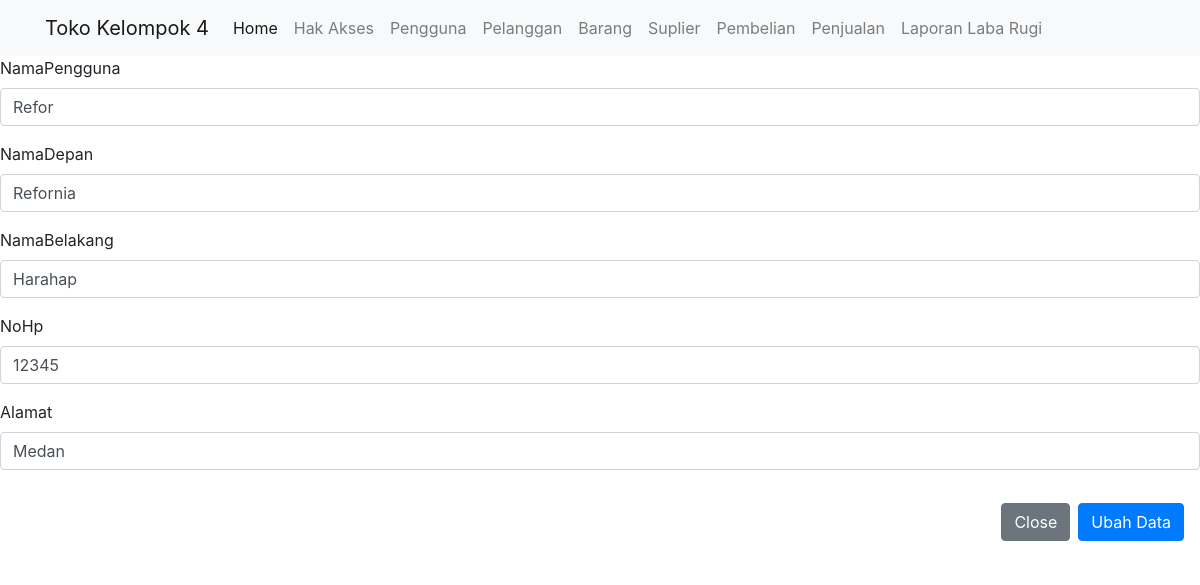
/public/pengguna/ubahDetail/1, run on the app's committed database.
### tables this page shows
CREATE TABLE `pengguna` (
  `IdPengguna` int(11) NOT NULL,
  `NamaPengguna` varchar(255) NOT NULL,
  `Password` varchar(255) DEFAULT NULL,
  `NamaDepan` varchar(255) NOT NULL,
  `NamaBelakang` varchar(255) NOT NULL,
  `NoHp` int(11) DEFAULT NULL,
  `Alamat` text DEFAULT NULL,
  `IdAkses` int(11) DEFAULT NULL
);

### app/core/Controller.php (called while the page is built, shortened)
<?php
class Controller {
    public function view($view, $data = [])
    {
        require_once '../app/views/' . $view . '.php';
    }
    public function model($model)
    {
        return new $model;
    }
}

### app/controllers/Pengguna.php (called while the page is built, shortened)
<?php
class Pengguna extends Controller {
    public function ubahDetail($id)
    {
        $data['judul'] = 'Detail Pengguna';
        $data['br'] = $this->model('Pengguna_model')->getPenggunaById($id);
        $this->view('pengguna/ubah', $data);
    }
}

### app/core/App.php (called while the page is built, shortened)
<?php
class App {
    protected $method = 'index';
    protected $params = [];
    public function __construct()
    {
        $url = $this->parseURL();
        $total=0;
        if(!empty($url)){
            $total = count($url);
        }
        if($total>0){
            if( file_exists('../app/controllers/' . $url[0] . '.php') ) {
                unset($url[0]);
            }
        }else{
            if( file_exists('../app/controllers/' . $url . '.php') ) {
                $this->controller = $url;
                unset($url);
            }
        }
        $this->controller = new $this->controller;
        if( isset($url[1]) ) {
            if( method_exists($this->controller, $url[1]) ) {
                $this->method = $url[1];
                unset($url[1]);
            }
        }
        if( !empty($url) ) {
            $this->params = array_values($url);
        }
        call_user_func_array([$this->controller, $this->method], $this->params);
    }
    public function parseURL()
    {
        if( isset($_GET['url']) ) {
            $url = rtrim($_GET['url'], '/');
            $url = filter_var($url, FILTER_SANITIZE_URL);
            $url = explode('/', $url);
            return $url;
        }
    }
}

### public/index.php (called while the page is built, shortened)
<?php
$app = new App;

### app/core/Database.php (called while the page is built, shortened)
<?php
class Database {
    private $host = DB_HOST;
    private $user = DB_USER;
    private $pass = DB_PASS;
    private $db_name = DB_NAME;
    private $dbh;
    private $stmt;
    public function __construct()
    {
        $dsn = 'mysql:host=' . $this->host . ';dbname=' . $this->db_name;
        $option = [
            PDO::ATTR_PERSISTENT => true,
            PDO::ATTR_ERRMODE => PDO::ERRMODE_EXCEPTION
        ];
        try {
            $this->dbh = new PDO($dsn, $this->user, $this->pass, $option);
        } catch(PDOException $e) {
            die($e->getMessage());
        }
    }
    public function query($query)
    {
        $this->stmt = $this->dbh->prepare($query);
    }
    public function bind($param, $value, $type = null)
    {
        if( is_null($type) ) {
            switch( true ) {
                default :
                    $type = PDO::PARAM_STR;
            }
        }
        $this->stmt->bindValue($param, $value, $type);
    }
    public function execute()
    {
        $this->stmt->execute();
    }
    public function single()
    {
        $this->execute();
        return $this->stmt->fetch(PDO::FETCH_ASSOC);
    }
}

### app/models/Pengguna_model.php (called while the page is built, shortened)
<?php
class Pengguna_model {
    private $table = 'pengguna';
    private $db;
    public function __construct()
    {
        $this->db = new Database;
    }
    public function getPenggunaById($IdPengguna)
    {
        $this->db->query('SELECT * FROM ' . $this->table . ' WHERE IdPengguna=:IdPengguna');
        $this->db->bind('IdPengguna', $IdPengguna);
        return $this->db->single();
    }
}

### app/views/pengguna/ubah.php (the view, shortened to what this page needs)
<div>
<form action="<?= BASEURL; ?>/pengguna/ubah" method="post">
          <div class="form-group">
            <label for="NamaPengguna">NamaPengguna</label>
            <input type="text" class="form-control" id="NamaPengguna" name="NamaPengguna" value="<?= $data['br']['NamaPengguna']; ?>">
          </div>
          <div class="form-group">
            <label for="NamaDepan">NamaDepan</label>
            <input type="text" class="form-control" id="NamaDepan" name="NamaDepan" value="<?= $data['br']['NamaDepan']; ?>">
          </div>
          <div class="form-group">
            <label for="NamaBelakang">NamaBelakang</label>
            <input type="text" class="form-control" id="NamaBelakang" name="NamaBelakang" value="<?= $data['br']['NamaBelakang']; ?>">
          </div>
          <div class="form-group">
            <label for="NoHp">NoHp</label>
            <input type="number" class="form-control" id="NoHp" name="NoHp" value="<?= $data['br']['NoHp']; ?>">
          </div>
          <div class="form-group">
            <label for="Alamat">Alamat</label>
            <input type="text" class="form-control" id="Alamat" name="Alamat" value="<?= $data['br']['Alamat']; ?>">
          </div>
      </div>
      <div class="modal-footer">
          <button type="button" class="btn btn-secondary" data-dismiss="modal">Close</button>
          <button type="submit" class="btn btn-primary">Ubah Data</button>
</div>

### data on the page
pengguna: NamaPengguna "Refor", NamaDepan "Refornia", NamaBelakang "Harahap", NoHp "12345", Alamat "Medan"
